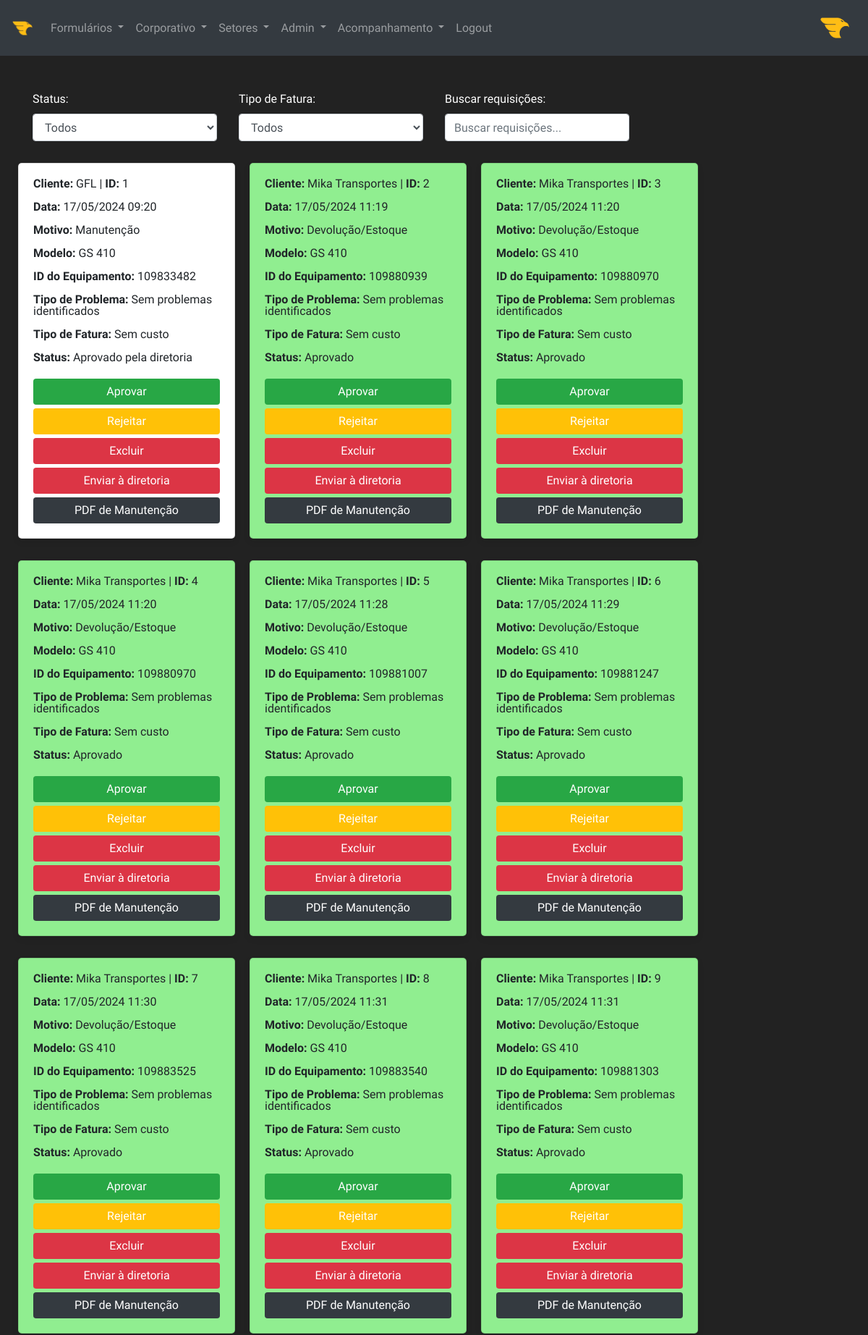
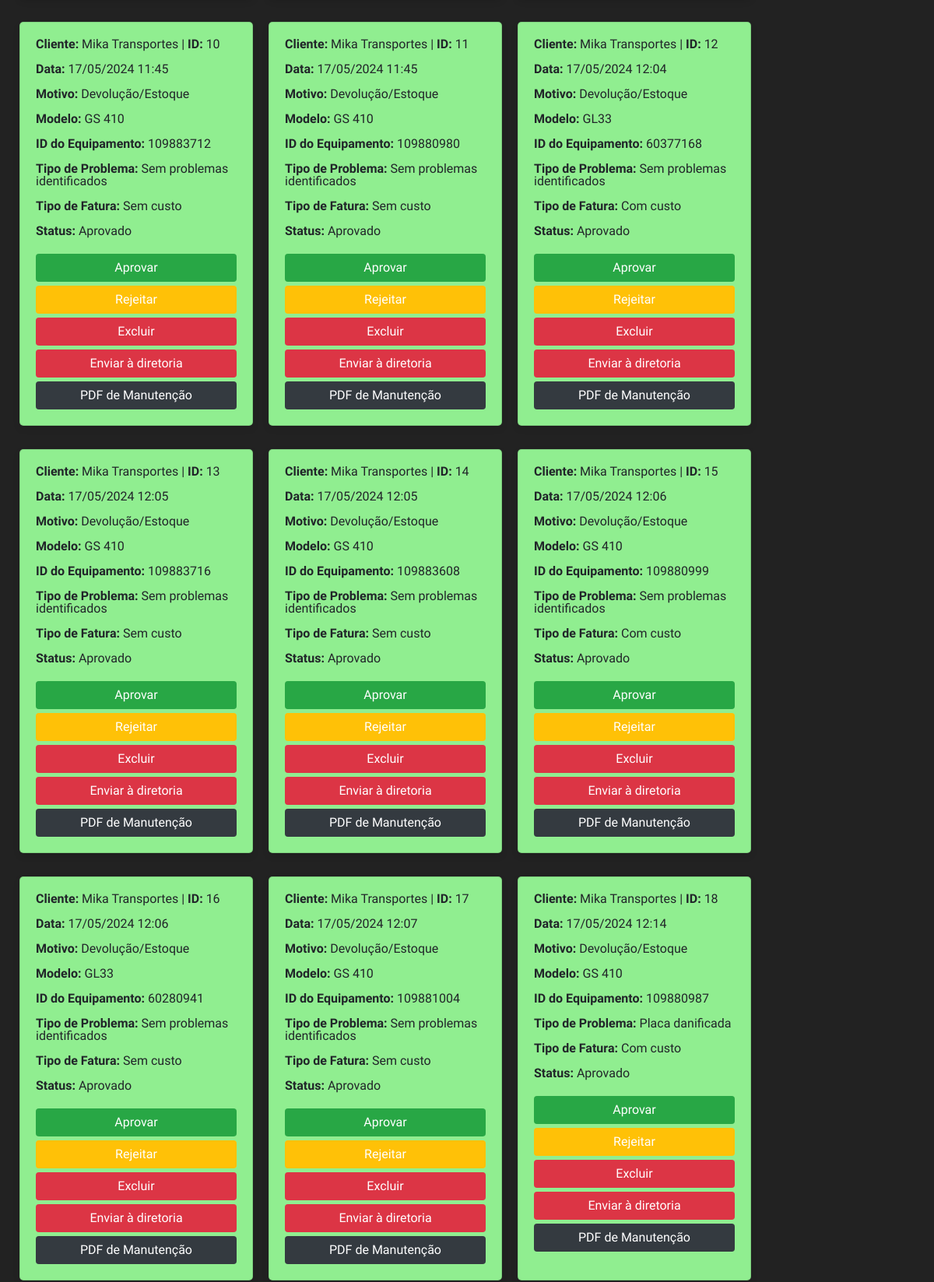
The app's page /maintenances (signed in, upper part) with its own data (2 pictures, top to bottom).
### models.py (models this page shows, shortened)
class User(UserMixin, db.Model):
    __tablename__ = 'users'  # Nome da tabela no banco de dados
    id = db.Column(db.Integer, primary_key=True)  # ID do usuário
    username = db.Column(db.String(100), unique=True, nullable=False)  # Nome de usuário
    email = db.Column(db.String(100), unique=True, nullable=False)  # E-mail do usuário
    password_hash = db.Column(db.String(128), nullable=False)  # Hash da senha do usuário
    profile_picture = db.Column(db.String(100), default='/img/logo-golden.png')  # Imagem de perfil do usuário
    additional_info = db.Column(db.Text)  # Informações adicionais sobre o usuário
    access_level = db.Column(db.String(20), default='User')  # Nível de acesso do usuário

class Report(db.Model):
    __tablename__ = 'reports'  # Nome da tabela no banco de dados
    id = db.Column(db.Integer, primary_key=True)  # ID do relatório
    client_name = db.Column(db.String(120), nullable=False)  # Nome do cliente
    reason = db.Column(db.String(20), nullable=False)  # Motivo do relatório
    billing = db.Column(db.String(20), nullable=False)  # Faturamento
    model = db.Column(db.String(120), nullable=False)  # Modelo do equipamento
    customization = db.Column(db.String(120), nullable=False)  # Personalização do equipamento
    equipment_number = db.Column(db.String(20), nullable=False)  # Número do equipamento
    problem_type = db.Column(db.String(50), nullable=False)  # Tipo de problema
    photos = db.Column(db.String(255), nullable=True)  # Fotos do problema
    treatment = db.Column(db.String(50), nullable=False)  # Tratamento do problema
    status = db.Column(db.String(20), nullable=False, default='Pendente')  # Status do relatório
    date_completed = db.Column(db.String(20), nullable=True, default=lambda: datetime.now(tz=fuso_horario_brasilia).strftime('%d/%m/%Y %H:%M'))  # Data de conclusão do relatório
    image_paths = db.Column(db.Text, nullable=True)  # Caminhos das imagens do relatório

### routes.py (the view)
@app.route('/maintenances')
@check_permissions(['Admin', 'Inteligência', 'Comercial', 'Diretoria', 'CEO', 'Manutenção'])
@login_required
def maintenances():
    page = request.args.get('page', 1, type=int)
    maintenances = Report.query.paginate(page=page, per_page=30)
    return render_template('maintenances.html', maintenances=maintenances)

### app.py (called while the page is built)
@login_manager.user_loader
def load_user(user_id):
    return User.query.get(int(user_id))  # Retorna o usuário pelo ID

### routes.py (called while the page is built)
def check_permissions(access_level):
    def decorator(func):
        @wraps(func)
        def wrapper(*args, **kwargs):
            if current_user.is_authenticated and current_user.access_level in access_level:
                return func(*args, **kwargs)
            else:
                flash('Você não tem permissão para acessar esta página.', 'danger')
                return redirect(url_for('index'))
        return wrapper
    return decorator

### templates/maintenances.html (shortened to what this page needs)
{% extends 'base.html' %}
{% block content %}
<div class="container">
    <div class="row">
        <div class="col-md-3">
            <label for="status-filter">Status:</label>
            <select id="status-filter" class="form-control">
                <option value="">Todos</option>
            </select>
        </div>
        <div class="col-md-3">
            <label for="invoice-filter">Tipo de Fatura:</label>
            <select id="invoice-filter" class="form-control">
                <option value="">Todos</option>
            </select>
        </div>
        <div class="col-md-3">
            <label for="search">Buscar requisições:</label>
            <input type="text" id="search" placeholder="Buscar requisições..." class="form-control">
        </div>
    </div>
</div>
<div class="card-container" id="card-container">
    {% for maintenance in maintenances.items %}
    <div class="card" style="background-color: {% if maintenance.status == 'Aprovado' %}lightgreen{% elif maintenance.status == 'Pendente' %}lightyellow{% elif maintenance.status == 'Rejeitado' %}lightcoral{% elif maintenance.status == 'Editado' %}lightblue{% endif %};">
        <p><b>Cliente:</b> {{ maintenance.client_name }} | <b>ID: </b> {{ maintenance.id }}</p>
        <p><b>Data:</b> {{ maintenance.date_completed}}</p>
        <p><b>Motivo:</b> {{ maintenance.reason }}</p>
        <p><b>Modelo:</b> {{ maintenance.model }}</p>
        <p><b>ID do Equipamento:</b> {{ maintenance.equipment_number }}</p>
        <p><b>Tipo de Problema:</b> {{ maintenance.problem_type }}</p>
        <p><b>Tipo de Fatura:</b> {{ maintenance.billing }}</p>
        <p><b>Status:</b> {{ maintenance.status }}</p>
        {% if current_user.access_level in ['Admin','Inteligência'] %}
        <form action="{{ url_for('approve_maintenance', maintenance_id=maintenance.id) }}" method="post" style="display: inline;">
            <button type="submit" class="btn btn-success" id="approve-button-{{maintenance.id}}">Aprovar</button>
        </form>
        <form action="{{ url_for('reject_maintenance', maintenance_id=maintenance.id) }}" method="post" style="display: inline;">
            <button type="submit" class="btn btn-warning">Rejeitar</button>
        </form>
        <form action="{{ url_for('delete_maintenance', maintenance_id=maintenance.id) }}" method="post" style="display: inline;">
            <button type="submit" class="btn btn-danger">Excluir</button>
        </form>
        <form action="{{ url_for('update_direction', maintenance_id=maintenance.id) }}" method="post" style="display: inline;">
            <button type="submit" class="btn btn-danger">Enviar à diretoria</button>
        </form>
        {% endif %}
        <form action="{{ url_for('download_maintenance_pdf', maintenance_id=maintenance.id) }}" method="post" style="display: inline;">
            <button type="submit" class="btn btn-dark">PDF de Manutenção</button>
        </form>
    </div>
    {% endfor %}
</div>
{% endblock %}

### templates/base.html (shortened to what this page needs)
<!DOCTYPE html>
<html lang="en">
<head>
    <link rel="stylesheet" href="https://stackpath.bootstrapcdn.com/bootstrap/4.5.2/css/bootstrap.min.css">
    <link rel="stylesheet" href="https://cdnjs.cloudflare.com/ajax/libs/font-awesome/5.15.1/css/all.min.css">
    <link rel="stylesheet" href="https://cdnjs.cloudflare.com/ajax/libs/animate.css/4.1.1/animate.min.css"/>
    <link rel="stylesheet" href="{{ url_for('static', filename='css/style.css') }}">
</head>
<body>
    <nav class="navbar navbar-expand-lg navbar-dark bg-dark">
        <a class="navbar-brand" href="{{ url_for('index') }}">
            <img src="{{ url_for('static', filename='img/logo-int.png') }}" alt="InteGS" height="30">
        </a>
        <div class="collapse navbar-collapse" id="navbarNav">
            <ul class="navbar-nav mr-auto">
                {% if current_user.is_authenticated %}
                {% if current_user.access_level in ['Admin', 'Manutenção', 'Comercial', 'Inteligência', 'Expedição'] %}
                <li class="nav-item dropdown">
                    <a class="nav-link dropdown-toggle" href="#" id="formsDropdown" role="button" data-toggle="dropdown" aria-haspopup="true" aria-expanded="false">
                        Formulários
                    </a>
                </li>
                {% endif %}
                {% if current_user.access_level in ['Admin', 'Diretoria', 'CEO', 'Inteligência'] %}
                <li class="nav-item dropdown">
                    <a class="nav-link dropdown-toggle" href="#" id="corporateDropdown" role="button" data-toggle="dropdown" aria-haspopup="true" aria-expanded="false">
                        Corporativo
                    </a>
                </li>
                {% endif %}
                {% if current_user.access_level in ['Admin', 'Manutenção', 'Comercial', 'Inteligência', 'CEO', 'Diretoria', 'Expedição', 'Configuração'] %}
                <li class="nav-item dropdown">
                    <a class="nav-link dropdown-toggle" href="#" id="sectorsDropdown" role="button" data-toggle="dropdown" aria-haspopup="true" aria-expanded="false">
                        Setores
                    </a>
                </li>
                {% endif %}
                {% if current_user.access_level in ['Admin','Inteligência', 'CEO', 'Diretoria'] %}
                <li class="nav-item dropdown">
                    <a class="nav-link dropdown-toggle" href="#" id="sectorsDropdown" role="button" data-toggle="dropdown" aria-haspopup="true" aria-expanded="false">
                        Admin
                    </a>
                </li>
                {% endif %}
                {% if current_user.access_level in ['Acompanhamento', 'Admin', 'Inteligência', 'Supervisor', 'CEO', 'Diretoria'] %}
                <li class="nav-item dropdown">
                    <a class="nav-link dropdown-toggle" href="#" id="sectorsDropdown" role="button" data-toggle="dropdown" aria-haspopup="true" aria-expanded="false">
                        Acompanhamento
                    </a>
                </li>
                {% endif %}
                <li class="nav-item">
                    <a class="nav-link" href="{{ url_for('logout') }}">Logout</a>
                </li>
                {% endif %}
            </ul>
            <ul class="navbar-nav">
                <li class="nav-item">
                    {% if current_user.is_authenticated %}
                    <a class="nav-link" href="{{ url_for('profile') }}">
                        <img src="{{ url_for('static', filename='img/' + current_user.profile_picture) }}" class="rounded-circle profile-icon" style="width: 45px; height: 45px;" alt="Foto do perfil">
                    </a>
                    {% endif %}
                </li>
            </ul>
        </div>
    </nav>
    {% block content %}{% endblock %}
</body>
</html>

### static/css/style.css (style rules this page uses)
* { margin: 0; padding: 0; box-sizing: border-box; }
body { font-family: "Ubuntu Sans", sans-serif; background-image: url("/static/img/wallpaper.jpg"); background-repeat: no-repeat; background-size: cover; background-attachment: fixed; overflow-x: hidden; }

### templates/maintenances.html (style rules this page uses)
body { background-image: url("/static/img/wallpaper.jpg"); background-repeat: no-repeat; background-size: cover; background-attachment: fixed; }
.card-container { display: flex; flex-wrap: wrap; gap: 20px; margin-top: 30px; justify-content: flex-start; margin-left: 25px; }
.card { width: 300px; border-radius: 5px; padding: 20px; transition: transform 0.3s, box-shadow 0.3s; box-shadow: 0 4px 8px rgba(0, 0, 0, 0.1); position: relative; overflow: hidden; margin-bottom: 10px; line-height: 1; }
.card p { font-size: 16px; }
.card form { display: flex; flex-direction: column; align-items: center; margin-top: 5px; }
.card form button { border: none; color: #fff; cursor: pointer; width: 100%; position: relative; }
label { color: white; }

### records on screen
User: profile_picture (picture)
Report: client_name "GFL", id "1", date_completed "17/05/2024 09:20", reason "Manutenção", model "GS 410", equipment_number "109833482", problem_type "Sem problemas identificados", billing "Sem custo", status "Aprovado pela diretoria"
Report: client_name "Mika Transportes", id "2", date_completed "17/05/2024 11:19", reason "Devolução/Estoque", model "GS 410", equipment_number "109880939", problem_type "Sem problemas identificados", billing "Sem custo", status "Aprovado"
Report: client_name "Mika Transportes", id "3", date_completed "17/05/2024 11:20", reason "Devolução/Estoque", model "GS 410", equipment_number "109880970", problem_type "Sem problemas identificados", billing "Sem custo", status "Aprovado"
Report: client_name "Mika Transportes", id "4", date_completed "17/05/2024 11:20", reason "Devolução/Estoque", model "GS 410", equipment_number "109880970", problem_type "Sem problemas identificados", billing "Sem custo", status "Aprovado"
Report: client_name "Mika Transportes", id "5", date_completed "17/05/2024 11:28", reason "Devolução/Estoque", model "GS 410", equipment_number "109881007", problem_type "Sem problemas identificados", billing "Sem custo", status "Aprovado"
Report: client_name "Mika Transportes", id "6", date_completed "17/05/2024 11:29", reason "Devolução/Estoque", model "GS 410", equipment_number "109881247", problem_type "Sem problemas identificados", billing "Sem custo", status "Aprovado"
Report: client_name "Mika Transportes", id "7", date_completed "17/05/2024 11:30", reason "Devolução/Estoque", model "GS 410", equipment_number "109883525", problem_type "Sem problemas identificados", billing "Sem custo", status "Aprovado"
Report: client_name "Mika Transportes", id "8", date_completed "17/05/2024 11:31", reason "Devolução/Estoque", model "GS 410", equipment_number "109883540", problem_type "Sem problemas identificados", billing "Sem custo", status "Aprovado"
Report: client_name "Mika Transportes", id "9", date_completed "17/05/2024 11:31", reason "Devolução/Estoque", model "GS 410", equipment_number "109881303", problem_type "Sem problemas identificados", billing "Sem custo", status "Aprovado"
Report: client_name "Mika Transportes", id "10", date_completed "17/05/2024 11:45", reason "Devolução/Estoque", model "GS 410", equipment_number "109883712", problem_type "Sem problemas identificados", billing "Sem custo", status "Aprovado"
Report: client_name "Mika Transportes", id "11", date_completed "17/05/2024 11:45", reason "Devolução/Estoque", model "GS 410", equipment_number "109880980", problem_type "Sem problemas identificados", billing "Sem custo", status "Aprovado"
Report: client_name "Mika Transportes", id "12", date_completed "17/05/2024 12:04", reason "Devolução/Estoque", model "GL33", equipment_number "60377168", problem_type "Sem problemas identificados", billing "Com custo", status "Aprovado"
Report: client_name "Mika Transportes", id "13", date_completed "17/05/2024 12:05", reason "Devolução/Estoque", model "GS 410", equipment_number "109883716", problem_type "Sem problemas identificados", billing "Sem custo", status "Aprovado"
Report: client_name "Mika Transportes", id "14", date_completed "17/05/2024 12:05", reason "Devolução/Estoque", model "GS 410", equipment_number "109883608", problem_type "Sem problemas identificados", billing "Sem custo", status "Aprovado"
Report: client_name "Mika Transportes", id "15", date_completed "17/05/2024 12:06", reason "Devolução/Estoque", model "GS 410", equipment_number "109880999", problem_type "Sem problemas identificados", billing "Com custo", status "Aprovado"
Report: client_name "Mika Transportes", id "16", date_completed "17/05/2024 12:06", reason "Devolução/Estoque", model "GL33", equipment_number "60280941", problem_type "Sem problemas identificados", billing "Sem custo", status "Aprovado"
Report: client_name "Mika Transportes", id "17", date_completed "17/05/2024 12:07", reason "Devolução/Estoque", model "GS 410", equipment_number "109881004", problem_type "Sem problemas identificados", billing "Sem custo", status "Aprovado"
Report: client_name "Mika Transportes", id "18", date_completed "17/05/2024 12:14", reason "Devolução/Estoque", model "GS 410", equipment_number "109880987", problem_type "Placa danificada", billing "Com custo", status "Aprovado"
